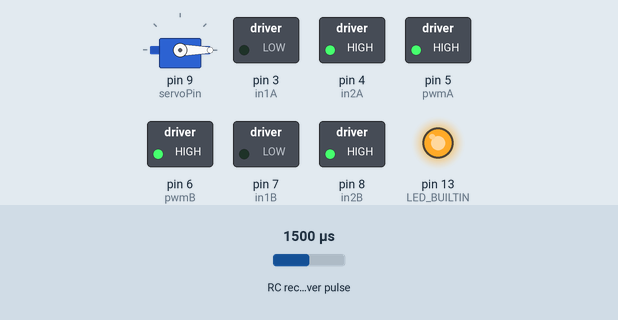
The sketch below on a simulated Arduino Uno, built with avr-gcc and run on an emulated ATmega328P. Shown: servo, switched loads named in the sketch (green lamp = pin HIGH), output pins drawn as LEDs (lit = HIGH). Wiring (inferred from the names in the program): RC receiver channel: data pin 2. Dashed ring = blinking. Inputs (shaded band) come from the test bench; at power-on: RC receiver pulse 1500 µs. What the sketch prints to the serial monitor is not drawn.

Above: at 1.2 s.
1.3 s: RC receiver pulse (sensor on pin 2) set to 1624 µs
4.3 s: RC receiver pulse (sensor on pin 2) set to 1649 µs
At 6.9 s:
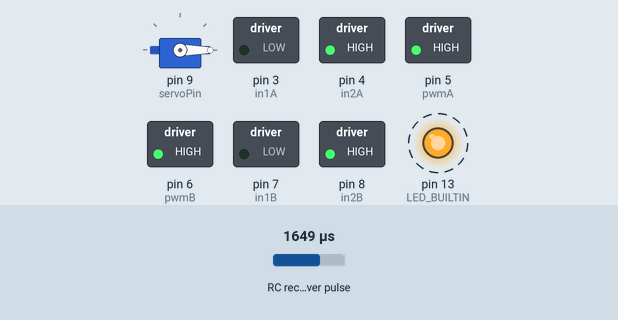
7.3 s: RC receiver pulse (sensor on pin 2) set to 1020 µs
At 8.0 s:
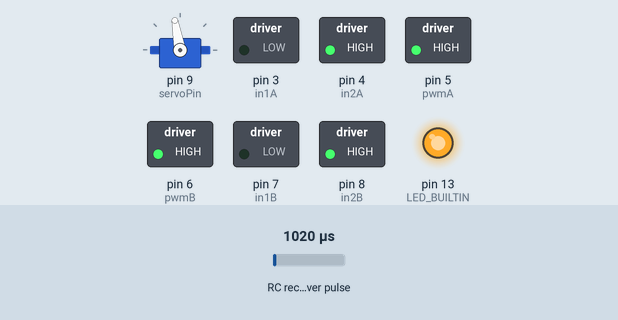
8.8 s: RC receiver pulse (sensor on pin 2) set to 1500 µs
At 9.1 s:
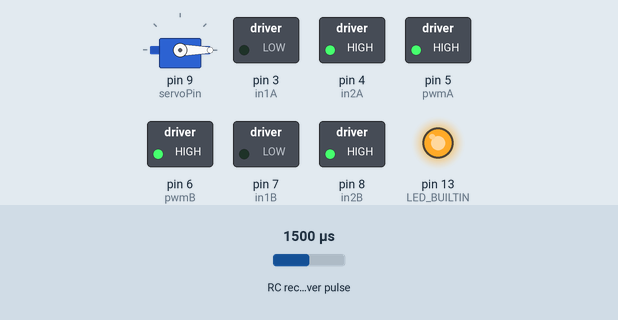
11.8 s: RC receiver pulse (sensor on pin 2) set to 1352 µs
14.8 s: RC receiver pulse (sensor on pin 2) set to 1336 µs
At 15.7 s:
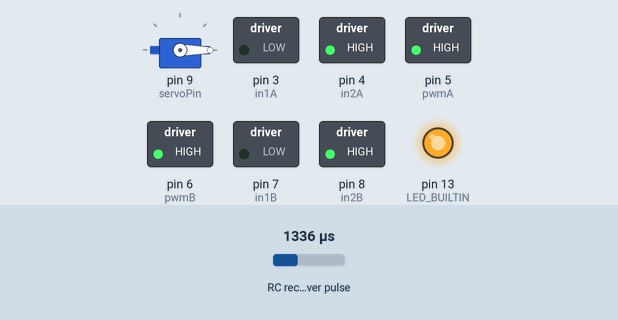
Timing chart, 0 to 18.8 s (numbered marks = the images above; inputs shaded):
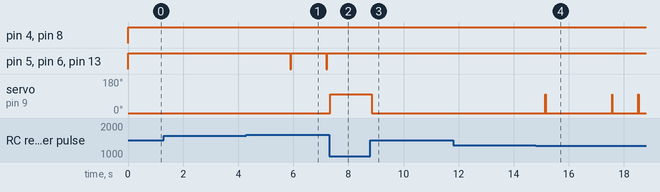

The sketch:

firing.ino
```cpp
// Set PORTS_TO_USE to determine which set of ports is being used
// PORTS_TO_USE 1 for pins D8-D13
// PORTS_TO_USE 2 for pins A0-A5
// PORTS_TO_USE 3 for pins D0-D7
#define PORTS_TO_USE 3

// Helper library for reading pulse signals from RC receiver
// Download from https://github.com/timoxd7/FastRCReader
#include <FastRCReader.h>
#include <Servo.h>

// CONSTANTS
const byte numInputChannels = 1;
// Each channel is assigned a unique pin determined by PORTS_TO_USE
const uint8_t channelPins[numInputChannels] = {2};

// GLOBALS
Servo myServo;
FastRCReader RC;

// Motor A
int pwmA = 5;
int in1A = 3;
int in2A = 4;

// Motor B

int pwmB = 6;
int in1B = 7;
int in2B = 8;
int initialServoPosition = 0;
int firingServoPosition = 100;
int servoPin = 9;

void turnOnFlywheels(bool verbose=false) {
  if (verbose) {
    Serial.println("turning on!");
  }
  // Set Motor A forward
  digitalWrite(in1A, LOW);
  digitalWrite(in2A, HIGH);

  // Set Motor B forward
  digitalWrite(in1B, LOW);
  digitalWrite(in2B, HIGH);

  // Set the motor speeds
  analogWrite(pwmA, 255);
  analogWrite(pwmB, 255);
}

void turnOffFlywheels(bool verbose=false) {
  if (verbose) {
    Serial.println("turning off!");
  }
  analogWrite(pwmA, 0);
  analogWrite(pwmB, 0);
}

void setup() {
  // Initialize serial connection
  Serial.begin(9600);
  // Start RC receiver connection
  RC.begin();
  // Add array of channel pins
  RC.addChannel(channelPins, numInputChannels);

  // Set all the motor control pins to outputs
  pinMode(pwmA, OUTPUT);
  pinMode(pwmB, OUTPUT);
  pinMode(in1A, OUTPUT);
  pinMode(in2A, OUTPUT);
  pinMode(in1B, OUTPUT);
  pinMode(in2B, OUTPUT);

  myServo.attach(servoPin);  // attaches the servo to the servoPin on the servo object
  myServo.write(initialServoPosition);   // Set servo to default position

  // LED on Arduino
  pinMode(LED_BUILTIN, OUTPUT);
}

void loop() {

  unsigned int pulseWidth = RC.getFreq(channelPins[0]); // Get pulse width in microseconds
  // Serial.print(pulseWidth);
  // Serial.println();

  // Check if pulse width is within a valid range
  int code;
  if (pulseWidth >= 1000 && pulseWidth <= 2000) {
    // Map pulse width to a numerical code
    code = map(pulseWidth, 1000, 2000, 0, 3);
    // Serial.print(code);
    // Serial.println();
  }
  // Interpret code received from signal
  switch (code) {
    case 2:
    // Stop the flywheel; reset servo to initial position
    turnOffFlywheels(true);
    myServo.write(initialServoPosition);
    digitalWrite(LED_BUILTIN, LOW);
    break;
    case 1:
    // Spin the flywheel; reset servo to initial position
    turnOnFlywheels(true);
    myServo.write(initialServoPosition);
    digitalWrite(LED_BUILTIN, HIGH);
    break;
    case 0:
    // Spin the flywheel; swing servo to firing position

    turnOnFlywheels(true);
    myServo.write(firingServoPosition);
    digitalWrite(LED_BUILTIN, HIGH);
    break;

  }
}


  // // Read all current channel input values into the input array
  // for (int i = 0 ; i < numInputChannels; i++) {
  //   Serial.print(RC.getFreq(channelPins[i]));
  //   if (i < numInputChannels - 1) {
  //     Serial.print(",");
  //   }
  //   delay(1000);
  // }
  // Serial.println();
```

Measured:
- the behaviour switches between 1631 and 1632 µs on RC receiver pulse (sensor on pin 2) (found by bisection; images 0 and 1)
- after the input at 1.3 s, every drawn part: stays the same
- after the input at 4.3 s, pin 5 (pwmA), pin 6 (pwmB), pin 13 (LED_BUILTIN): alternates HIGH for 1.3 s and LOW for 0.03 s, starting after 1.6 s
- after the input at 7.3 s, pin 5 (pwmA), pin 6 (pwmB), pin 13 (LED_BUILTIN): stays HIGH (without the input it goes to LOW after 1.2 s); servo on pin 9 (servoPin): 0° → 100° after 0.05 s
- after the input at 8.8 s, servo on pin 9 (servoPin): 100° → 0° after 0.05 s
- after the input at 11.8 s, every drawn part: stays the same
- after the input at 14.8 s, servo on pin 9 (servoPin): goes 100° 0.01 s, 0° 2.4 s, 100° 0.01 s, 0° 0.95 s, 100° 0.01 s, then 0°, starting after 0.35 s
